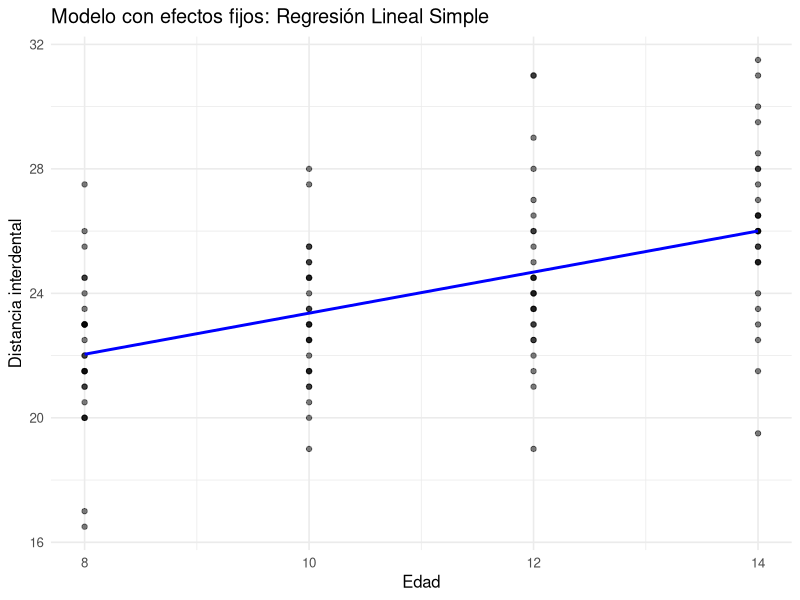
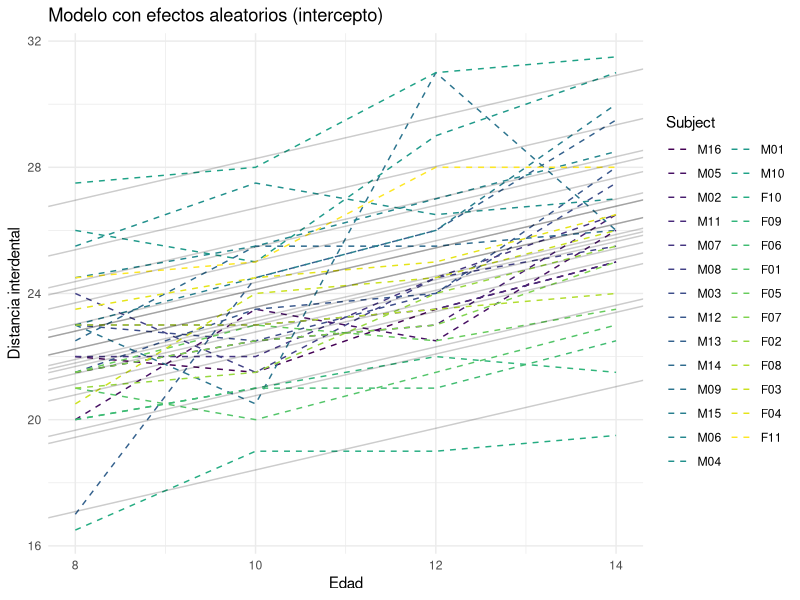
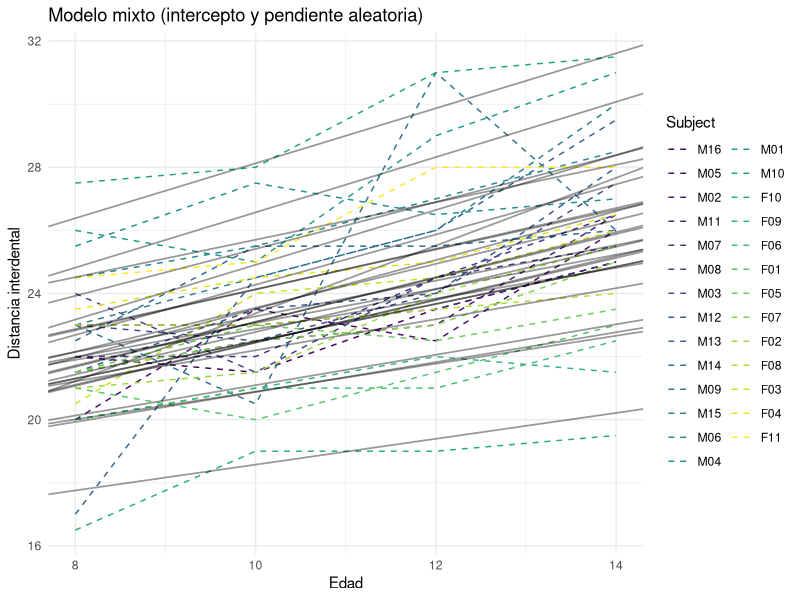

Reproduce these figures in R, in order.
## ---- chunk 1
library(ggplot2)
knitr::opts_chunk$set(
  fig.width = 6, 
  fig.height = 4, 
  dev = "png",
  fig.align = "center"
)
theme_set(theme_minimal(base_size = 12))
## ---- chunk 2
# Cargar paquetes
library(nlme)
library(lme4)

# Cargar datos longitudinales
data(Orthodont, package = "nlme")

# Ajustar modelo de regresión lineal simple (solo efectos fijos)
modelo_fijo <- lm(distance ~ age, data = Orthodont)

# Resumen del modelo
r2 <- summary(modelo_fijo)$r.squared
## ---- chunk 3
#| label: fig-reglinsimp
#| echo: false
#| message: false
#| warning: false
#| fig-cap: "Modelo con efectos fijos: Regresión Lineal Simple"
library(ggplot2)
ggplot(Orthodont, aes(x = age, y = distance)) +
  geom_point(alpha = 0.5) +
  geom_smooth(method = "lm", se = FALSE, color = "blue") +
  labs(title = "Modelo con efectos fijos: Regresión Lineal Simple",
       x = "Edad", y = "Distancia interdental")

## ---- chunk 4
# Cargar paquetes
library(nlme)
library(lme4)

# Cargar datos longitudinales
data(Orthodont, package = "nlme")

modelo_aleatorio <- lmer(distance ~ age + (1 | Subject), data = Orthodont)
summary(modelo_aleatorio)


# Resumen del modelo
r2 <- summary(modelo_aleatorio)$r.squared
# Extraer la varianza del intercepto por sujeto
var_intercept <- as.numeric(VarCorr(modelo_aleatorio)$Subject[1])
# Extraer la varianza residual
var_residual <- attr(VarCorr(modelo_aleatorio), "sc")^2

## ---- chunk 5
#| label: fig-efectos-aleatorios
#| echo: false
#| message: false
#| warning: false
#| fig-cap: "Modelo con efectos aleatorios a través de intercepto aleatorio"
library(ggplot2)
# Gráfico mejorado para modelo con efectos aleatorios
ggplot(Orthodont, aes(x = age, y = distance, group = Subject, color = Subject)) +
  geom_line(linetype = "dashed") +  # Línea discontinua para observaciones
  geom_abline(intercept = fixef(modelo_aleatorio)[1] + ranef(modelo_aleatorio)$Subject[,1],
              slope = fixef(modelo_aleatorio)[2],
              color = "black", alpha = 0.2) +  # Una línea por sujeto
  labs(title = "Modelo con efectos aleatorios (intercepto)", x = "Edad", y = "Distancia interdental") +
  theme_minimal()


## ---- chunk 6
# Cargar paquetes
library(nlme)
library(lme4)

# Cargar datos longitudinales
data(Orthodont, package = "nlme")

modelo_mixto <- lmer(distance ~ age + (1 + age | Subject), data = Orthodont)
summary(modelo_mixto)


# Resumen del modelo
r2 <- summary(modelo_mixto)$r.squared
# Extraer la varianza del intercepto por sujeto
var_intercept_completo <- as.numeric(VarCorr(modelo_mixto)$Subject[1])
var_pendiente_completo <- as.numeric(VarCorr(modelo_mixto)$Subject["age", "age"])
# Extraer la varianza residual
var_residual_completo <- attr(VarCorr(modelo_mixto), "sc")^2
## ---- chunk 7
#| label: fig-modelo-lmm
#| echo: false
#| message: false
#| warning: false
#| fig-cap: "Modelo Lineal Mixto (LMM con efectos fijos y aleatorios)"
# Obtener coeficientes por individuo
coefs <- coef(modelo_mixto)$Subject

# Gráfico mejorado para modelo mixto
ggplot(Orthodont, aes(x = age, y = distance, group = Subject, color = Subject)) +
  geom_line(linetype = "dashed") +  # Línea discontinua para observaciones
  geom_abline(data = coefs, aes(intercept = `(Intercept)`, slope = age), 
              color = "black", size = 0.6, alpha = 0.4) +
  labs(title = "Modelo mixto (intercepto y pendiente aleatoria)", 
       x = "Edad", y = "Distancia interdental") +
  theme_minimal()


## ---- chunk 8
set.seed(123)
n <- 100
operadores <- sample(1:5, n, replace = TRUE)
lambda <- exp(0.5 + 0.3 * operadores)
llamadas <- rpois(n, lambda)
df_poisson <- data.frame(llamadas, operadores)

modelo_poisson <- glm(llamadas ~ operadores, family = poisson, data = df_poisson)
summary(modelo_poisson)
## ---- chunk 9
library(lme4)

# Simulación de datos ejemplo
set.seed(123)
n_estudiantes <- 100
n_examenes <- 5
df_glmm <- expand.grid(
  estudiante = factor(1:n_estudiantes),
  examen = 1:n_examenes
)
df_glmm$horas <- runif(nrow(df_glmm), 0, 10)
df_glmm$grupo <- sample(c("A", "B"), nrow(df_glmm), replace = TRUE)

# Probabilidad de aprobar en función de horas y grupo, más efecto aleatorio por estudiante
df_glmm$prob <- plogis(-1 + 0.4 * df_glmm$horas + ifelse(df_glmm$grupo == "B", 0.5, 0) + rnorm(n_estudiantes)[df_glmm$estudiante])
df_glmm$aprobado <- rbinom(nrow(df_glmm), 1, df_glmm$prob)

# Ajuste del modelo GLMM
modelo_glmm <- glmer(aprobado ~ horas + grupo + (1 | estudiante), 
                     data = df_glmm, family = binomial)

summary(modelo_glmm)
